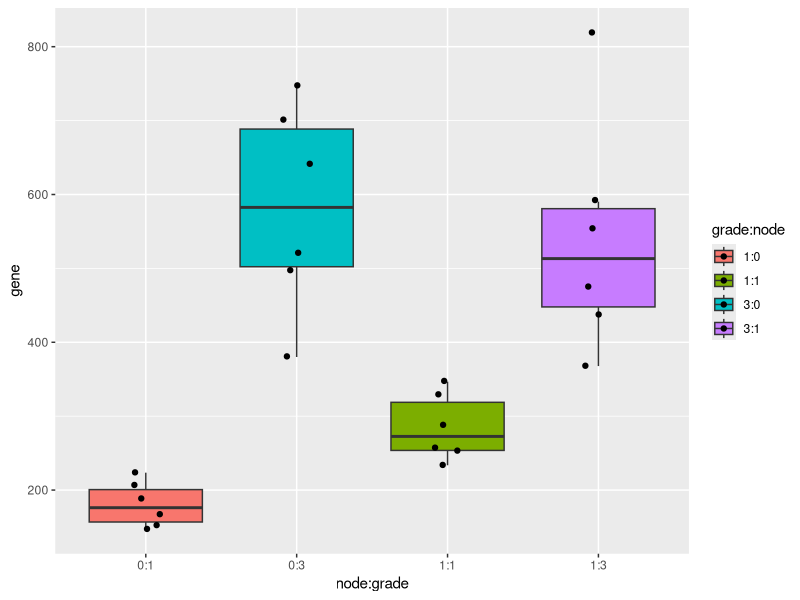
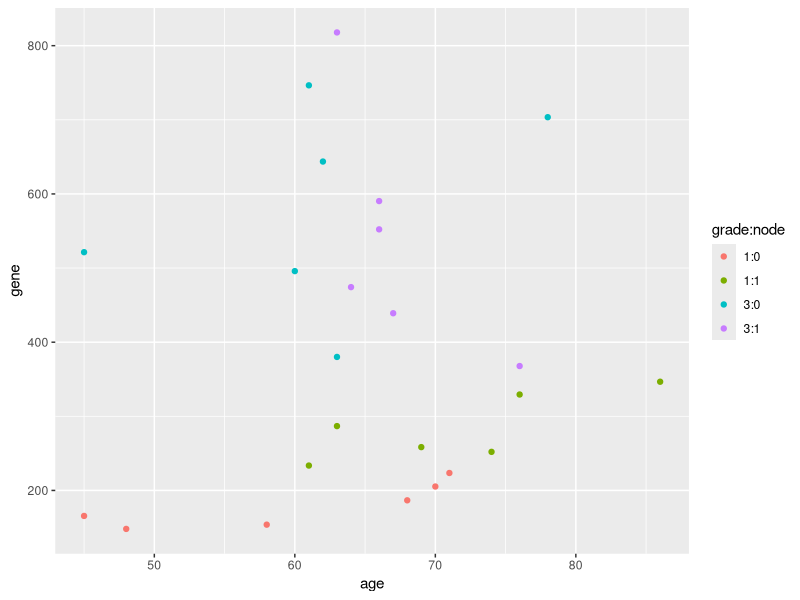
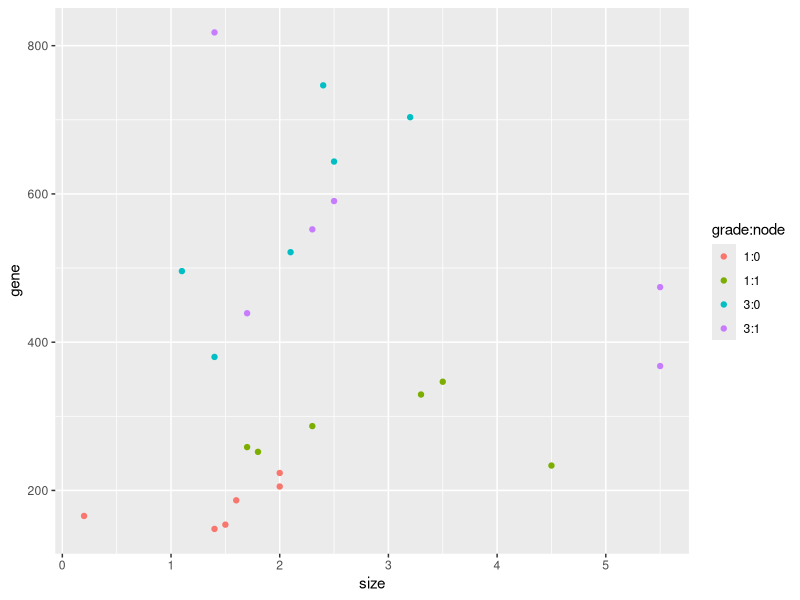
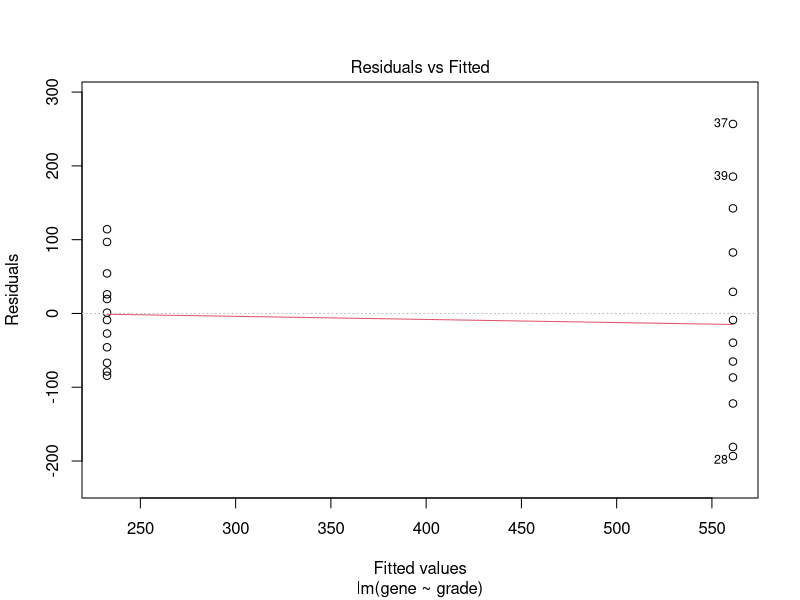
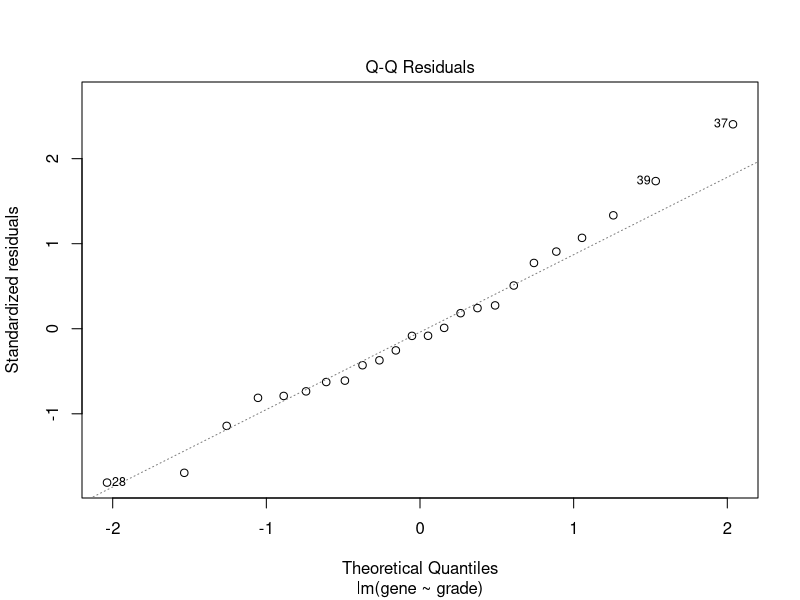
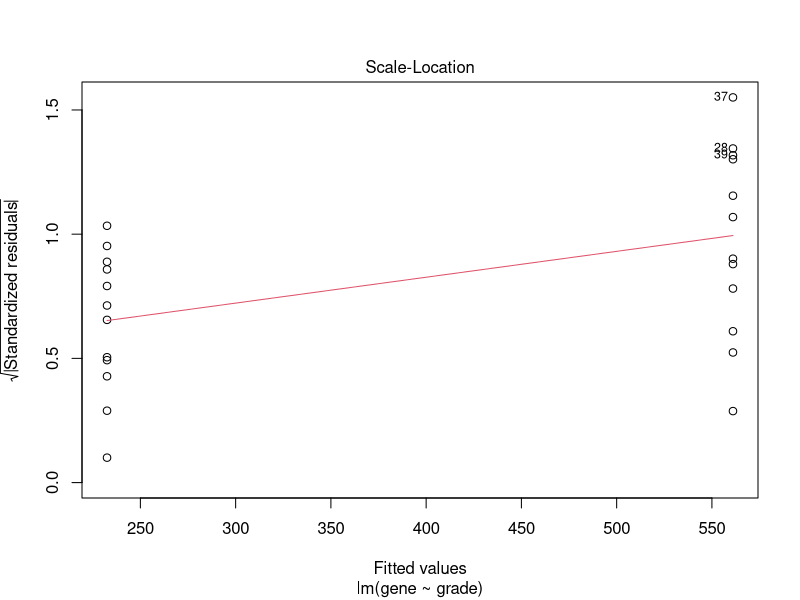
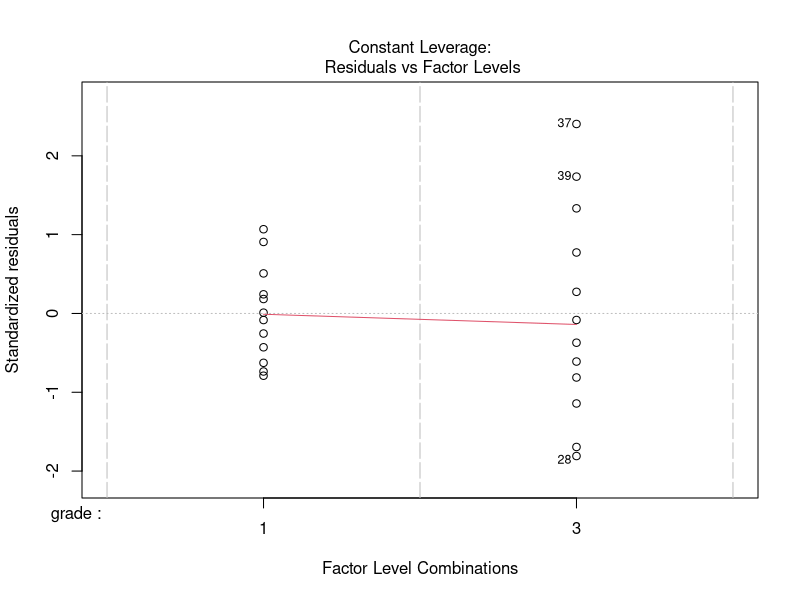

Reproduce these figures in R, in order.
## ---- chunk 1
kpna2 <- read.table("gse2990BreastcancerOneGene.txt",header=TRUE)
head(kpna2)
## ---- chunk 2
kpna2$grade <- as.factor(kpna2$grade)
kpna2$node <- as.factor(kpna2$node)
## ---- chunk 3
library(ggplot2)
plot1 <- ggplot(kpna2, aes(x=node:grade, y=gene,fill=grade:node))
plot2 <- ggplot(kpna2, aes(x=age, y=gene,colour=grade:node))
plot3 <- ggplot(kpna2, aes(x=size, y=gene,colour=grade:node))
plot1 +geom_boxplot(outlier.shape=NA) + geom_point(position=position_jitter(width=.1))
plot2 + geom_point()
plot3 + geom_point()
## ---- chunk 4
#Adapt model!
fit <- lm(gene~grade,data=kpna2)
plot(fit)
## ---- chunk 5
summary(fit)
#Calculate confidence intervals for parameters of model
confint(fit)
## ---- chunk 6
library(multcomp)
contrast <- glht(fit, linfct = c("grade3 = 0"))
summary(contrast)
confint(contrast)
## ---- chunk 7
L<-matrix(nrow=length(coef(fit)),ncol=1,0)
rownames(L) <-names(coef(fit))
colnames(L) <-"contrast1"
L["grade3",1] <- 1
L
## ---- chunk 8
contrastVec <- glht(fit, linfct = t(L))
summary(contrastVec)
confint(contrastVec)
## ---- chunk 9

## ---- chunk 10
